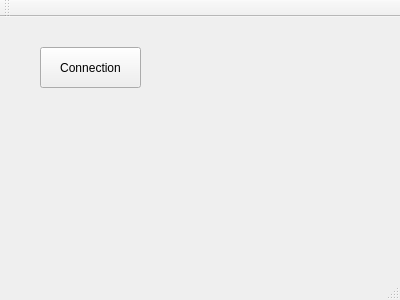
<?xml version="1.0" encoding="UTF-8"?>
<ui version="4.0">
 <class>OBDSUR</class>
 <widget class="QMainWindow" name="OBDSUR">
  <property name="geometry">
   <rect>
    <x>0</x>
    <y>0</y>
    <width>400</width>
    <height>300</height>
   </rect>
  </property>
  <property name="windowTitle">
   <string>OBDSUR</string>
  </property>
  <widget class="QWidget" name="centralWidget">
   <widget class="QPushButton" name="BTN_Connect">
    <property name="geometry">
     <rect>
      <x>40</x>
      <y>30</y>
      <width>101</width>
      <height>41</height>
     </rect>
    </property>
    <property name="text">
     <string>Connection</string>
    </property>
   </widget>
  </widget>
  <widget class="QMenuBar" name="menuBar">
   <property name="geometry">
    <rect>
     <x>0</x>
     <y>0</y>
     <width>400</width>
     <height>21</height>
    </rect>
   </property>
  </widget>
  <widget class="QToolBar" name="mainToolBar">
   <attribute name="toolBarArea">
    <enum>TopToolBarArea</enum>
   </attribute>
   <attribute name="toolBarBreak">
    <bool>false</bool>
   </attribute>
  </widget>
  <widget class="QStatusBar" name="statusBar"/>
 </widget>
 <layoutdefault spacing="6" margin="11"/>
 <resources/>
 <connections/>
</ui>
